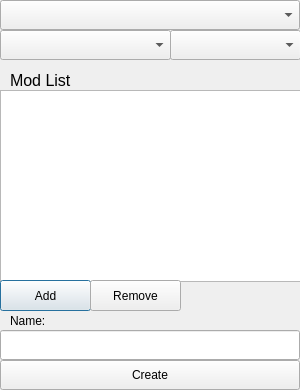
<?xml version="1.0" encoding="UTF-8"?>
<ui version="4.0">
 <class>CreateWindow</class>
 <widget class="QDialog" name="CreateWindow">
  <property name="geometry">
   <rect>
    <x>0</x>
    <y>0</y>
    <width>300</width>
    <height>390</height>
   </rect>
  </property>
  <property name="windowTitle">
   <string>Dialog</string>
  </property>
  <widget class="QListWidget" name="list_mods">
   <property name="geometry">
    <rect>
     <x>0</x>
     <y>90</y>
     <width>301</width>
     <height>192</height>
    </rect>
   </property>
  </widget>
  <widget class="QComboBox" name="comboBox_avalableVersions">
   <property name="geometry">
    <rect>
     <x>0</x>
     <y>30</y>
     <width>171</width>
     <height>30</height>
    </rect>
   </property>
  </widget>
  <widget class="QComboBox" name="comboBox_avalableTypes">
   <property name="geometry">
    <rect>
     <x>0</x>
     <y>0</y>
     <width>300</width>
     <height>30</height>
    </rect>
   </property>
  </widget>
  <widget class="QPushButton" name="button_mod_add">
   <property name="geometry">
    <rect>
     <x>0</x>
     <y>280</y>
     <width>91</width>
     <height>31</height>
    </rect>
   </property>
   <property name="text">
    <string>Add</string>
   </property>
  </widget>
  <widget class="QPushButton" name="button_mod_remove">
   <property name="geometry">
    <rect>
     <x>90</x>
     <y>280</y>
     <width>91</width>
     <height>31</height>
    </rect>
   </property>
   <property name="text">
    <string>Remove</string>
   </property>
  </widget>
  <widget class="QLabel" name="label">
   <property name="geometry">
    <rect>
     <x>10</x>
     <y>70</y>
     <width>101</width>
     <height>21</height>
    </rect>
   </property>
   <property name="text">
    <string>&lt;html&gt;&lt;head/&gt;&lt;body&gt;&lt;p&gt;&lt;span style=&quot; font-size:12pt;&quot;&gt;Mod List&lt;/span&gt;&lt;/p&gt;&lt;/body&gt;&lt;/html&gt;</string>
   </property>
   <property name="wordWrap">
    <bool>false</bool>
   </property>
  </widget>
  <widget class="QPushButton" name="button_create">
   <property name="geometry">
    <rect>
     <x>0</x>
     <y>360</y>
     <width>300</width>
     <height>30</height>
    </rect>
   </property>
   <property name="text">
    <string>Create</string>
   </property>
  </widget>
  <widget class="QLineEdit" name="line_launcherName">
   <property name="geometry">
    <rect>
     <x>0</x>
     <y>330</y>
     <width>300</width>
     <height>30</height>
    </rect>
   </property>
   <property name="text">
    <string/>
   </property>
  </widget>
  <widget class="QLabel" name="label_2">
   <property name="geometry">
    <rect>
     <x>10</x>
     <y>310</y>
     <width>47</width>
     <height>21</height>
    </rect>
   </property>
   <property name="text">
    <string>Name:</string>
   </property>
  </widget>
  <widget class="QComboBox" name="comboBox_avalableSubTypes">
   <property name="enabled">
    <bool>true</bool>
   </property>
   <property name="geometry">
    <rect>
     <x>170</x>
     <y>30</y>
     <width>131</width>
     <height>30</height>
    </rect>
   </property>
   <property name="baseSize">
    <size>
     <width>0</width>
     <height>0</height>
    </size>
   </property>
  </widget>
 </widget>
 <resources/>
 <connections/>
</ui>
